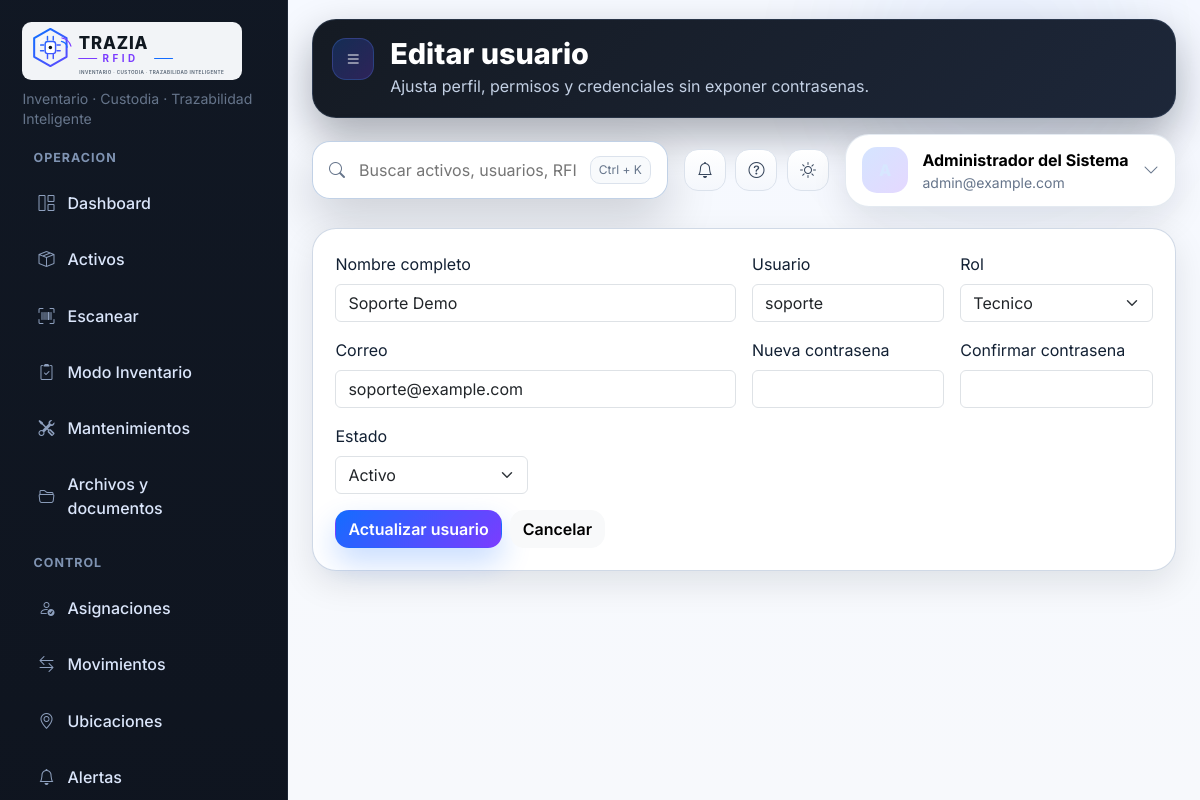
Page /usuarios/2/editar (signed in) on the committed database.
### models.py (models this page shows, shortened)
class TimestampMixin:
    created_at = db.Column(db.DateTime, default=datetime.utcnow, nullable=False)
    updated_at = db.Column(
        db.DateTime,
        default=datetime.utcnow,
        onupdate=datetime.utcnow,
        nullable=False,
    )

class User(UserMixin, TimestampMixin, db.Model):
    __tablename__ = "users"
    id = db.Column(db.Integer, primary_key=True)
    full_name = db.Column(db.String(150), nullable=False)
    username = db.Column(db.String(80), unique=True, nullable=False, index=True)
    email = db.Column(db.String(120), unique=True, nullable=False, index=True)
    password_hash = db.Column(db.String(255), nullable=False)
    role = db.Column(db.String(20), nullable=False, default=ROLE_VIEW)
    is_active_user = db.Column(db.Boolean, default=True, nullable=False)
    last_access = db.Column(db.DateTime, nullable=True)
    email_verified = db.Column(db.Boolean, default=False, nullable=False)
    email_verified_at = db.Column(db.DateTime, nullable=True)
    password_reset_requested_at = db.Column(db.DateTime, nullable=True)
    force_password_change = db.Column(db.Boolean, default=False, nullable=False)
    temporary_password_expires_at = db.Column(db.DateTime, nullable=True)
    password_changed_at = db.Column(db.DateTime, nullable=True)
    created_assets = db.relationship("Asset", back_populates="created_by", foreign_keys="Asset.created_by_id")
    responsible_assets = db.relationship(
        "Asset",
        back_populates="responsible_user",
        foreign_keys="Asset.responsible_user_id",
    )
    assignments_made = db.relationship("AssetAssignment", back_populates="assigned_by")
    movements_made = db.relationship("AssetMovement", back_populates="moved_by")
    maintenances_created = db.relationship("MaintenanceRecord", back_populates="created_by")
    documents_uploaded = db.relationship("AssetDocument", back_populates="uploaded_by")
    disposals_authorized = db.relationship("AssetDisposal", back_populates="authorized_by")
    system_logs = db.relationship("SystemLog", back_populates="user")
    @property
    def is_active(self):
        return self.is_active_user

### app.py (the view, shortened to what this page needs)
@app.route("/usuarios/<int:user_id>/editar", methods=["GET", "POST"])
@login_required
@role_required(ROLE_ADMIN)
def edit_user(user_id):
    user = User.query.get_or_404(user_id)
    form = UserEditForm(obj=user)
    if request.method == "GET":
        form.is_active_user.data = "true" if user.is_active_user else "false"
    return render_template("usuarios/editar.html", form=form, user=user)

### forms.py
class UserEditForm(FlaskForm):
    full_name = StringField("Nombre completo", validators=[InputRequired(), Length(max=150)])
    username = StringField("Usuario", validators=[InputRequired(), Length(max=80)])
    email = StringField("Correo", validators=[InputRequired(), Email(), Length(max=120)])
    password = PasswordField("Nueva contrasena", validators=[Optional(), Length(min=8)])
    confirm_password = PasswordField(
        "Confirmar contrasena",
        validators=[Optional(), EqualTo("password")],
    )
    role = SelectField("Rol", choices=ROLE_CHOICES, validators=[InputRequired()])
    is_active_user = SelectField(
        "Estado",
        choices=[("true", "Activo"), ("false", "Inactivo")],
        validators=[InputRequired()],
    )
    submit = SubmitField("Actualizar usuario")

### app.py (called while the page is built)
@login_manager.user_loader
def load_user(user_id):
    return User.query.get(int(user_id))

def get_topbar_alert_count():
    today = date.today()
    maintenance_limit = today + timedelta(days=app.config["MAINTENANCE_ALERT_DAYS"])
    warranty_limit = today + timedelta(days=app.config["WARRANTY_ALERT_DAYS"])
    return (
        MaintenanceRecord.query.filter(
            MaintenanceRecord.next_maintenance_date.isnot(None),
            MaintenanceRecord.next_maintenance_date <= maintenance_limit,
        ).count()
        + Asset.query.filter(
            Asset.warranty_until.isnot(None),
            Asset.warranty_until <= warranty_limit,
        ).count()
    )

### templates/usuarios/editar.html
{% extends 'base.html' %}
{% block page_title %}Editar usuario{% endblock %}
{% block page_subtitle %}Ajusta perfil, permisos y credenciales sin exponer contrasenas.{% endblock %}
{% block content %}
{% include 'usuarios/_form.html' %}
{% endblock %}

### templates/base.html (shortened to what this page needs)
<!doctype html>
<html lang="es">
<head>
    <link href="https://cdn.jsdelivr.net/npm/bootstrap@5.3.3/dist/css/bootstrap.min.css" rel="stylesheet">
    <link href="https://cdn.jsdelivr.net/npm/bootstrap-icons@1.11.3/font/bootstrap-icons.css" rel="stylesheet">
    <link href="{{ url_for('static', filename='css/styles.css') }}" rel="stylesheet">
</head>
<body class="app-shell">
{% if current_user.is_authenticated %}
<div class="app-bg-orb orb-a"></div>
<div class="app-bg-orb orb-b"></div>
<div class="layout">
    <aside class="sidebar">
        <div class="sidebar-top">
            <div class="sidebar-brand">
                {% if BRAND_LOGO_EXISTS %}
                <img class="brand-full-logo" src="{{ url_for('static', filename=BRAND_LOGO_PATH) }}" alt="{{ PLATFORM_NAME }}">
                <small class="sidebar-brand-tagline">{{ PLATFORM_TAGLINE }}</small>
                {% endif %}
            </div>
        </div>
        <div class="sidebar-section">
            <span class="sidebar-label">Operacion</span>
            <nav class="sidebar-nav">
                <a href="{{ url_for('dashboard') }}" class="{% if request.endpoint == 'dashboard' %}active{% endif %}">
                    <i class="bi bi-grid-1x2"></i> Dashboard
                </a>
                <a href="{{ url_for('list_assets') }}" class="{% if request.endpoint in ['list_assets', 'create_asset', 'edit_asset', 'asset_detail', 'assign_asset', 'dispose_asset'] %}active{% endif %}">
                    <i class="bi bi-box-seam"></i> Activos
                </a>
                <a href="{{ url_for('unified_scan') }}" class="{% if request.endpoint == 'unified_scan' %}active{% endif %}">
                    <i class="bi bi-upc-scan"></i> Escanear
                </a>
                {% if current_user.role in [ROLE_ADMIN, ROLE_TECH] %}
                <a href="{{ url_for('inventario_modo') }}" class="{% if request.endpoint == 'inventario_modo' %}active{% endif %}">
                    <i class="bi bi-clipboard2-check"></i> Modo Inventario
                </a>
                {% endif %}
                <a href="{{ url_for('list_maintenances') }}" class="{% if request.endpoint in ['list_maintenances', 'create_maintenance'] %}active{% endif %}">
                    <i class="bi bi-tools"></i> Mantenimientos
                </a>
                <a href="{{ url_for('list_documents') }}" class="{% if request.endpoint in ['list_documents', 'upload_document'] %}active{% endif %}">
                    <i class="bi bi-folder2-open"></i> Archivos y documentos
                </a>
            </nav>
        </div>
        <div class="sidebar-section">
            <span class="sidebar-label">Control</span>
            <nav class="sidebar-nav">
                <a href="{{ url_for('list_assignments') }}" class="{% if request.endpoint == 'list_assignments' %}active{% endif %}">
                    <i class="bi bi-person-check"></i> Asignaciones
                </a>
                <a href="{{ url_for('list_movements') }}" class="{% if request.endpoint == 'list_movements' %}active{% endif %}">
                    <i class="bi bi-arrow-left-right"></i> Movimientos
                </a>
                <a href="{{ url_for('list_locations') }}" class="{% if request.endpoint in ['list_locations', 'create_location'] %}active{% endif %}">
                    <i class="bi bi-geo-alt"></i> Ubicaciones
                </a>
                <a href="{{ url_for('alerts') }}" class="{% if request.endpoint == 'alerts' %}active{% endif %}">
                    <i class="bi bi-bell"></i> Alertas
                </a>
            </nav>
        </div>
    </aside>
    <div class="main-panel">
        <header class="topbar">
            <div class="topbar-heading-card">
                <div class="topbar-heading">
                    <div class="header-chip"><i class="bi bi-list"></i></div>
                    <div class="topbar-heading-copy">
                        <h1 class="page-title">{% block page_title %}Panel principal{% endblock %}</h1>
                        <p class="page-subtitle">{% block page_subtitle %}Gestion centralizada de activos RFID.{% endblock %}</p>
                    </div>
                </div>
            </div>
            <div class="topbar-toolbar">
                <form class="global-search" action="{{ url_for('global_search') }}" method="get">
                    <i class="bi bi-search"></i>
                    <input type="text" id="globalSearchInput" name="q" placeholder="Buscar activos, usuarios, RFID..." value="{{ request.args.get('q', '') }}">
                    <span class="shortcut-chip">Ctrl + K</span>
                </form>
                <div class="topbar-actions">
                    <a class="icon-btn" href="{{ url_for('alerts') }}" title="Ver alertas">
                        <i class="bi bi-bell"></i>
                    </a>
                    <button class="icon-btn" type="button" data-bs-toggle="modal" data-bs-target="#helpModal" title="Ayuda rapida">
                        <i class="bi bi-question-circle"></i>
                    </button>
                    <button class="icon-btn" type="button" id="themeToggleBtn" title="Cambiar apariencia">
                        <i class="bi bi-sun" id="themeToggleIcon"></i>
                    </button>
                </div>
                <div class="topbar-user-menu">
                <button class="topbar-user" type="button" id="topbarUserToggle" aria-expanded="false">
                    <div class="user-avatar">{{ current_user.full_name[:1] }}</div>
                    <div>
                        <strong>{{ current_user.full_name }}</strong>
                        <small>{{ current_user.email }}</small>
                    </div>
                    <i class="bi bi-chevron-down text-muted"></i>
                </button>
                </div>
            </div>
        </header>
        <main class="content-area">
            {% block content %}{% endblock %}
        </main>
    </div>
</div>
{% else %}
    {% block auth_content %}{% endblock %}
{% endif %}
</body>
</html>

### templates/usuarios/_form.html (shortened to what this page needs)
<section class="card-panel">
    <form method="post" class="row g-3">
        <div class="col-md-6">
            <label class="form-label">{{ form.full_name.label }}</label>
            {{ form.full_name(class="form-control") }}
        </div>
        <div class="col-md-3">
            <label class="form-label">{{ form.username.label }}</label>
            {{ form.username(class="form-control") }}
        </div>
        <div class="col-md-3">
            <label class="form-label">{{ form.role.label }}</label>
            {{ form.role(class="form-select") }}
        </div>
        <div class="col-md-6">
            <label class="form-label">{{ form.email.label }}</label>
            {{ form.email(class="form-control") }}
        </div>
        <div class="col-md-3">
            <label class="form-label">{{ form.password.label }}</label>
            {{ form.password(class="form-control") }}
        </div>
        <div class="col-md-3">
            <label class="form-label">{{ form.confirm_password.label }}</label>
            {{ form.confirm_password(class="form-control") }}
        </div>
        <div class="col-md-3">
            <label class="form-label">{{ form.is_active_user.label }}</label>
            {{ form.is_active_user(class="form-select") }}
        </div>
        <div class="col-12 d-flex gap-2">
            {{ form.submit(class="btn btn-primary") }}
            <a href="{{ url_for('list_users') }}" class="btn btn-light">Cancelar</a>
        </div>
    </form>
</section>

### rows in the picture
User: full_name "Administrador del Sistema", email "admin@example.com"
User: full_name "Soporte Demo", username "soporte", role "Tecnico", email "soporte@example.com", is_active_user "Activo"

### other values in the picture
{{ PLATFORM_TAGLINE }} "Inventario · Custodia · Trazabilidad Inteligente"
